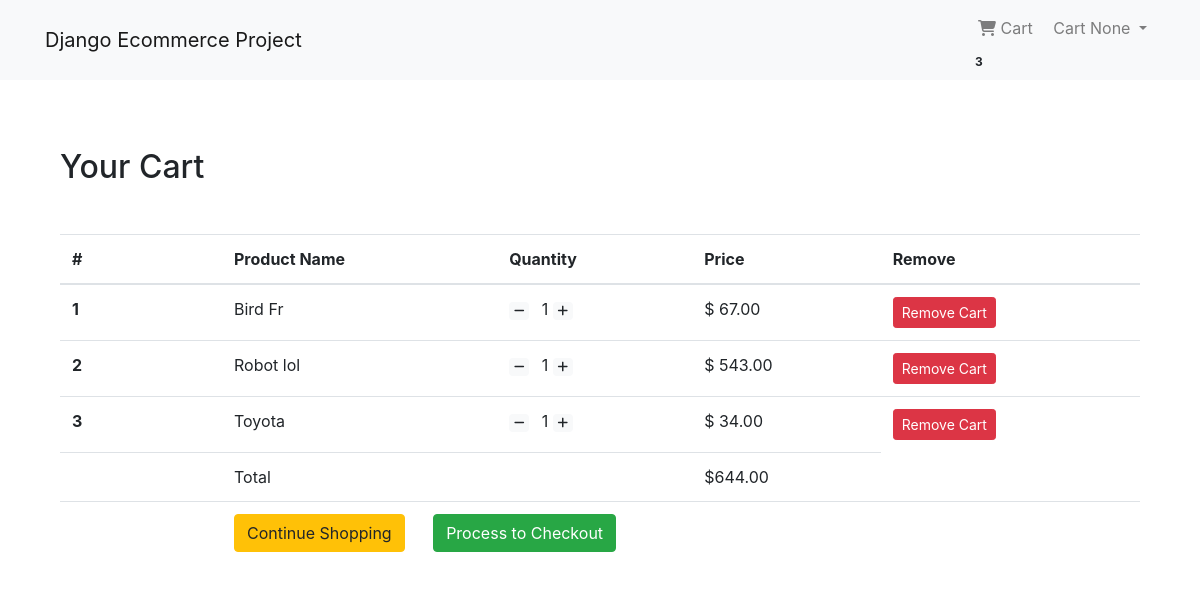
Page /shop/cart/ (signed in) on the earlier database version.
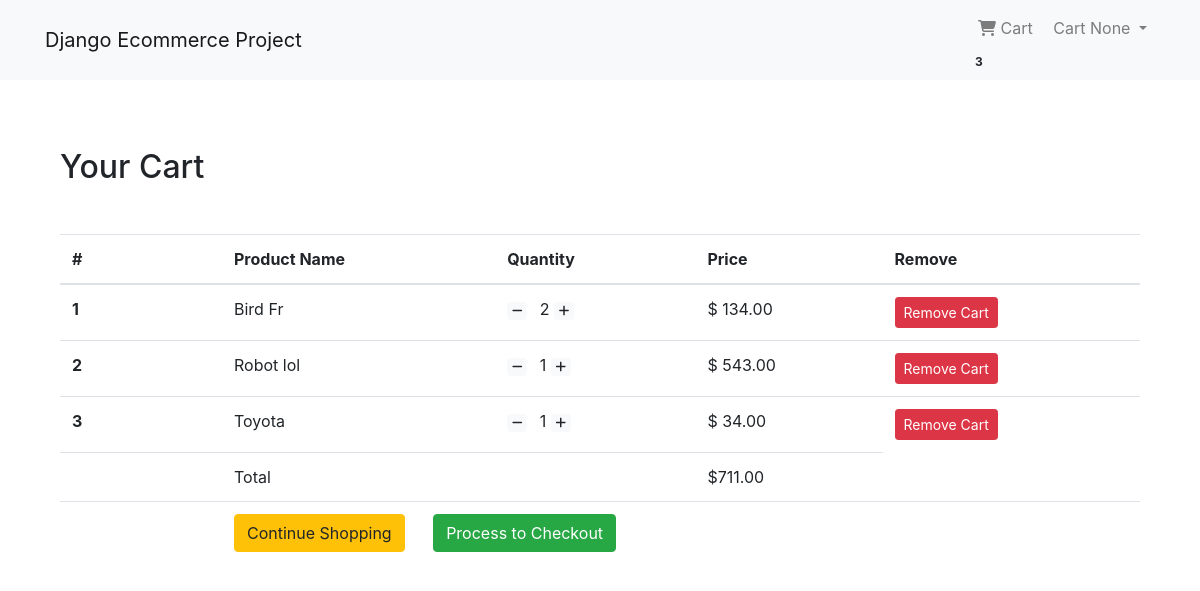
Same page on the later database version.
### App_Order/models.py (models this page shows, shortened)
class Cart(models.Model):
    user = models.ForeignKey(settings.AUTH_USER_MODEL, on_delete=models.CASCADE, related_name='cart')
    item = models.ForeignKey(Product, on_delete=models.CASCADE)
    quantity = models.IntegerField(default=1)
    purchased = models.BooleanField(default=False)
    created = models.DateTimeField(auto_now_add=True)
    updated = models.DateTimeField(auto_now=True)
    def get_total(self):
        total = self.item.price * self.quantity
        float_total = format(total, '0.2f')
        return float_total

class Order(models.Model):
    orderitems = models.ManyToManyField(Cart)
    user = models.ForeignKey(settings.AUTH_USER_MODEL, on_delete=models.CASCADE)
    ordered = models.BooleanField(default=False)
    created = models.DateTimeField(auto_now_add=True)
    paymentId = models.CharField(max_length=264, blank=True, null=True)
    orderId = models.CharField(max_length=200, blank=True, null=True)
    def get_total(self):
        total = 0
        for order_item in self.orderitems.all():
            total += float(order_item.get_total())
        return total

### App_Shop/models.py (models this page shows, shortened)
class Product(models.Model):
    mainimage = models.ImageField(upload_to = 'Product')
    name = models.CharField(max_length=264)
    category = models.ForeignKey(Category, on_delete=models.CASCADE, related_name='category')
    preview_text = models.TextField(max_length=200, verbose_name='Preview Text')
    details_text = models.TextField(max_length=1000, verbose_name='Description')
    price = models.FloatField()
    old_price = models.FloatField(default=0.00)
    created = models.DateTimeField(auto_now_add=True)
    class Meta:
        ordering = ['-created']

### App_Order/views.py (the view)
# urls.py: path('cart/', views.cart_view, name='cart'),
@login_required
def cart_view(request):
    carts = Cart.objects.filter(user=request.user, purchased=False)
    orders = Order.objects.filter(user=request.user, ordered=False)
    if carts.exists() and orders.exists():
        order = orders[0]
        return render(request, 'App_Order/cart.html', context={'carts':carts, 'order':order})
    else:
        messages.warning(request, 'You do not have any item in your cart')
        return redirect('App_Shop:home')

### App_Order/templatetags/cart_tag.py (called while the page is built)
@register.filter
def cart_total(user):
    order = Order.objects.filter(user=user, ordered=False)
    if order.exists():
        return order[0].orderitems.count()
    else:
        return 0

### templates/App_Order/cart.html
{% extends 'base.html' %}
{% block body_block %}
<div class="container my-5">
    <div class="my-5">
        <h2>Your Cart</h2>
    </div>
    <table class="table table-hover">
        <thead>
            <tr>
                <th scope="col" width='15%'>#</th>
                <th scope="col">Product Name</th>
                <th scope="col">Quantity</th>
                <th scope="col" align="right">Price </th>
                <th scope="col">Remove</th>
            </tr>
        </thead>
        <tbody>
            {% for cart in carts %}
            <tr>
                <th scope="row">{{forloop.counter}}</th>
                <td>{{ cart.item.name }}</td>
                <td>
                    <a class="mr-2" href="{% url 'App_Order:decrease' pk=cart.item.pk %}"><span class="badge badge-light">
                        <i class="fa fa-minus" aria-hidden="true"></i>
                    </span></a>
                    {{ cart.quantity }}
                    <a class="mr-2" href="{% url 'App_Order:increase' pk=cart.item.pk %}"><span class="badge badge-light">
                        <i class="fa fa-plus" aria-hidden="true"></i>
                    </span></a>
                </td>
                <td align="left">$ {{ cart.get_total }}</td>
                <td><a href="{% url 'App_Order:remove' pk=cart.item.pk %}" class="btn btn-danger btn-sm">Remove Cart</a></td>
            </tr>
            {% endfor %}
            <tr>
                <th scope="row"></th>
                <td colspan="2">Total</td>
                <td align="left"> ${{ order.get_total | floatformat:2 }} </td>
            </tr>
            <tr>
                <th scope="row"></th>
                <td colspan="4" colspan="text-right">
                    <a href="{% url 'App_Shop:home' %}" class="btn btn-warning mr-4">Continue Shopping</a>
                    <a href="{% url 'App_Payment:checkout' %}" class="btn btn-success mr-4">Process to Checkout</a>
                </td>
            </tr>
        </tbody>
    </table>
</div>
{% endblock %}

Differences in the rows shown:
changed Cart "Bird Fr": quantity "1" → "2"; get_total "67.00" → "134.00"
changed through a linked row, Order: get_total "644.00" → "711.00"
